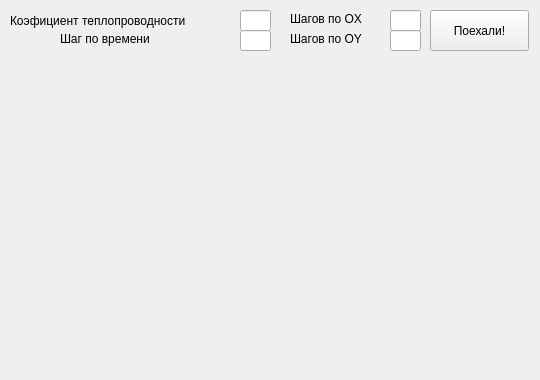
<?xml version="1.0" encoding="UTF-8"?>
<ui version="4.0">
 <class>MainWindow</class>
 <widget class="QMainWindow" name="MainWindow">
  <property name="geometry">
   <rect>
    <x>0</x>
    <y>0</y>
    <width>540</width>
    <height>380</height>
   </rect>
  </property>
  <property name="windowTitle">
   <string>MainWindow</string>
  </property>
  <widget class="QWidget" name="centralWidget">
   <widget class="QPushButton" name="buttonGo">
    <property name="geometry">
     <rect>
      <x>430</x>
      <y>10</y>
      <width>99</width>
      <height>41</height>
     </rect>
    </property>
    <property name="text">
     <string>Поехали!</string>
    </property>
   </widget>
   <widget class="QLineEdit" name="kA">
    <property name="geometry">
     <rect>
      <x>240</x>
      <y>10</y>
      <width>31</width>
      <height>21</height>
     </rect>
    </property>
   </widget>
   <widget class="QLineEdit" name="dT">
    <property name="geometry">
     <rect>
      <x>240</x>
      <y>30</y>
      <width>31</width>
      <height>21</height>
     </rect>
    </property>
   </widget>
   <widget class="QLineEdit" name="dX">
    <property name="geometry">
     <rect>
      <x>390</x>
      <y>10</y>
      <width>31</width>
      <height>21</height>
     </rect>
    </property>
   </widget>
   <widget class="QLineEdit" name="dY">
    <property name="geometry">
     <rect>
      <x>390</x>
      <y>30</y>
      <width>31</width>
      <height>21</height>
     </rect>
    </property>
    <property name="text">
     <string/>
    </property>
   </widget>
   <widget class="QLabel" name="ldX">
    <property name="geometry">
     <rect>
      <x>290</x>
      <y>10</y>
      <width>91</width>
      <height>17</height>
     </rect>
    </property>
    <property name="text">
     <string>Шагов по OX</string>
    </property>
   </widget>
   <widget class="QLabel" name="ldY">
    <property name="geometry">
     <rect>
      <x>290</x>
      <y>30</y>
      <width>91</width>
      <height>17</height>
     </rect>
    </property>
    <property name="text">
     <string>Шагов по OY</string>
    </property>
   </widget>
   <widget class="QLabel" name="lkA">
    <property name="geometry">
     <rect>
      <x>10</x>
      <y>0</y>
      <width>241</width>
      <height>41</height>
     </rect>
    </property>
    <property name="text">
     <string>Коэфициент теплопроводности</string>
    </property>
   </widget>
   <widget class="QLabel" name="ldT">
    <property name="geometry">
     <rect>
      <x>60</x>
      <y>30</y>
      <width>121</width>
      <height>17</height>
     </rect>
    </property>
    <property name="text">
     <string>Шаг по времени</string>
    </property>
   </widget>
   <widget class="QLabel" name="lErr">
    <property name="geometry">
     <rect>
      <x>10</x>
      <y>50</y>
      <width>371</width>
      <height>21</height>
     </rect>
    </property>
    <property name="text">
     <string/>
    </property>
   </widget>
   <widget class="QLabel" name="maxT">
    <property name="geometry">
     <rect>
      <x>360</x>
      <y>50</y>
      <width>67</width>
      <height>21</height>
     </rect>
    </property>
    <property name="text">
     <string/>
    </property>
   </widget>
   <widget class="QLabel" name="minT">
    <property name="geometry">
     <rect>
      <x>460</x>
      <y>50</y>
      <width>67</width>
      <height>21</height>
     </rect>
    </property>
    <property name="text">
     <string/>
    </property>
   </widget>
   <zorder>dY</zorder>
   <zorder>dT</zorder>
   <zorder>lErr</zorder>
   <zorder>lkA</zorder>
   <zorder>buttonGo</zorder>
   <zorder>dX</zorder>
   <zorder>ldX</zorder>
   <zorder>ldY</zorder>
   <zorder>ldT</zorder>
   <zorder>kA</zorder>
   <zorder>maxT</zorder>
   <zorder>minT</zorder>
  </widget>
 </widget>
 <layoutdefault spacing="6" margin="11"/>
 <resources/>
 <connections/>
</ui>
